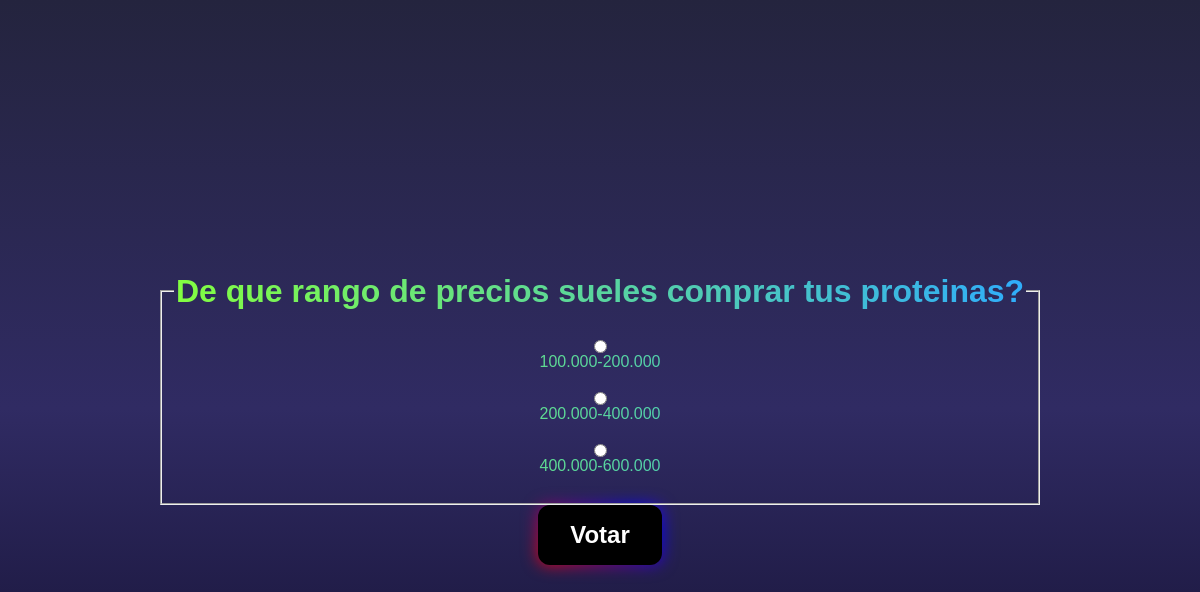
Screenshot of /polls/4/ with the database file from the repository.
### polls/models.py (models this page shows, shortened)
class Question(models.Model):
    question_text = models.CharField(max_length=200) #string
    pub_date = models.DateTimeField("Date published")

class Choice(models.Model):
    question = models.ForeignKey(Question, on_delete=models.CASCADE)#on_delete=models.CASCADE "si se borra la pregunta, las respuestas tambien serán borradas"
    choice_text=models.CharField(max_length=200)
    votes=models.IntegerField(default=0)

### polls/views.py (the view)
# urls.py: path("<int:pk>/", views.DetailView.as_view(), name='detail'),
class DetailView(generic.DetailView):
    model=Question
    template_name="polls/detail.html"
    def get_queryset(self):
        return Question.objects.filter(pub_date__lte=timezone.now())

### polls/templates/polls/detail.html (shortened to what this page needs)
{% load static %}
<!DOCTYPE html>
<html lang="en">
<head>
    <link rel="stylesheet" href="{% static 'polls/style.css' %}">
    <link rel="stylesheet" href="{% static 'polls/detail.css' %}">
</head>
<body>
    <form action="{% url 'polls:vote' question.id %}" method="post">
            <fieldset>
                <legend><h1>{{question.question_text}}</h1></legend>
                {% for choice in question.choice_set.all %}
                    <input
                        type="radio"
                        name="choice"
                        id="choice {{forloop.counter}}"
                        value="{{choice.id}}"
                    >
                    <label for="choice {{forloop.counter}}">
                        {{choice.choice_text}}
                    </label>
                    <br>
                {% endfor %}
            </fieldset>
            <button>Votar</button>
        </form>
</body>
</html>

### polls/static/polls/style.css (style rules this page uses)
body, header, ul, li, footer { align-items: center; display: flex; justify-content: center; }
body { background: #0f0c29; background: -webkit-linear-gradient(to bottom, #24243e, #302b63, #0f0c29); background: linear-gradient(to bottom, #24243e, #302b63, #0f0c29); flex-direction: column; font-family: Arial, Helvetica, sans-serif; height: 100vh; }

### polls/static/polls/detail.css (style rules this page uses)
body { align-items: center; display: flex; justify-content: center; background: #0f0c29; background: -webkit-linear-gradient(to bottom, #24243e, #302b63, #0f0c29); background: linear-gradient(to bottom, #24243e, #302b63, #0f0c29); flex-direction: column; font-family: Arial, Helvetica, sans-serif; height: 100vh; }
form { background: linear-gradient( to right, hsl(98, 100%, 62%), hsl(204, 100%, 59%) ); -webkit-background-clip: text; -webkit-text-fill-color: transparent; text-align: center; }
fieldset { align-items: center; display: flex; justify-content: center; flex-direction: column; }
button { background: black; cursor: pointer; border: none; padding: 16px 32px; -webkit-text-fill-color: white; font-size: 24px; font-weight: bold; position: relative; border-radius: 12px; }
button::before { content: ""; position: absolute; top: 0; left: 0; z-index: -1; width: 100%; height: 100%; background: linear-gradient( 45deg, red,blue,deeppink,blue,red,blue,deeppink, blue ); background-size: 800%; border-radius: 10px; filter: blur(8px); animation: glowing 20s linear infinite; }

### rows the page displays
Question: question_text "De que rango de precios sueles comprar tus proteinas?"
Choice: choice_text "100.000-200.000"
Choice: choice_text "200.000-400.000"
Choice: choice_text "400.000-600.000"
